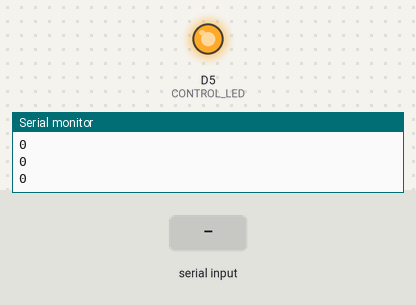
Recording of a sketch running on a simulated ESP8266 (NodeMCU). Parts: output pins drawn as LEDs (lit = HIGH), the last lines printed to the serial monitor. The test bench sets the inputs (shaded band). WiFi joins after 1.5 s; servers stay silent unless stated.

Above: at 2.8 s.
2.9 s: "NITROGEN" received over the second serial link
At 5.2 s:
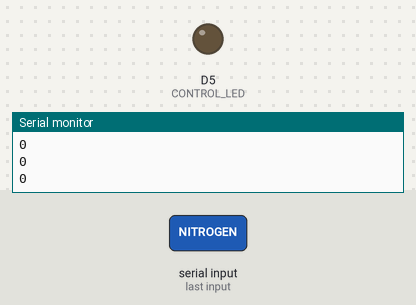
5.9 s: "PHOSPHORUS" received over the second serial link
8.5 s: "POTASSIUM" received over the second serial link
Timing chart, 0 to 17.2 s (numbered marks = the images above; inputs shaded):
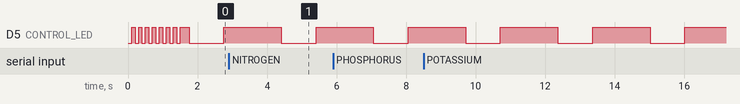

The sketch:

npkdata2.ino
```cpp
#include <Arduino.h>
#include <ESP8266WiFi.h>
#include <ESPAsyncTCP.h>
#include <ESPAsyncWebServer.h>
#include <SoftwareSerial.h>

const char* ssid = "ZTE_2.4G_LW9scU";
const char* password = "X3N4cZW7";

const byte N[] = {0x01, 0x03, 0x00, 0x1e, 0x00, 0x01, 0xE4, 0x0c};
const byte P[] = {0x01, 0x03, 0x00, 0x1f, 0x00, 0x01, 0xb5, 0xcc};
const byte K[] = {0x01, 0x03, 0x00, 0x20, 0x00, 0x01, 0x85, 0xc0};

byte values[11];

SoftwareSerial mod(D6,D7);

#define CONTROL_LED D5
#define LED_BLINK_INTERVAL 5000 // 5 seconds

AsyncWebServer server(80);

uint16_t nitrogenValue = 0;
uint16_t phosphorusValue = 0;
uint16_t potassiumValue = 0;

int calibration_value = 5.8;

unsigned long previousMillis = 0;
bool ledState = LOW;


// HTML content
const char index_html[] PROGMEM = R"rawliteral(
<!DOCTYPE HTML><html>
<head>
  <meta name="viewport" content="width=device-width, initial-scale=1">
  <style>
    html {
     font-family: Arial;
     display: inline-block;
     margin: 0px auto;
     text-align: center;
    }
    h2 { font-size: 3.0rem; }
    p { font-size: 3.0rem; }
    .units { font-size: 1.2rem; }
    .dht-labels{
      font-size: 1.5rem;
      vertical-align:middle;
      padding-bottom: 15px;
    }
  </style>
</head>
<body>
  <h2>Agriuno NPK Device 2</h2>
  <p>
    <span class="reading-labels">Nitrogen</span>
    <span id="nitrogen">%NITROGEN%</span>
    <sup class="units">ppm</sup>
  </p>
  <p>
    <span class="reading-labels">Phosphorus</span>
    <span id="phosphorus">%PHOSPHORUS%</span>
    <sup class="units">ppm</sup>
  </p>
  <p>
    <span class="reading-labels">Potassium</span>
    <span id="potassium">%POTASSIUM%</span>
    <sup class="units">ppm</sup>
  </p>
</body>
<script>

setInterval(function ( ) {
  var xhttp = new XMLHttpRequest();
  xhttp.onreadystatechange = function() {
    if (this.readyState == 4 && this.status == 200) {
      document.getElementById("nitrogen").innerHTML = this.responseText;
    }
  };
  xhttp.open("GET", "/nitrogen", true);
  xhttp.send();
}, 1000 ) ;

setInterval(function ( ) {
  var xhttp = new XMLHttpRequest();
  xhttp.onreadystatechange = function() {
    if (this.readyState == 4 && this.status == 200) {
      document.getElementById("phosphorus").innerHTML = this.responseText;
    }
  };
  xhttp.open("GET", "/phosphorus", true);
  xhttp.send();
}, 1000 ) ;

setInterval(function ( ) {
  var xhttp = new XMLHttpRequest();
  xhttp.onreadystatechange = function() {
    if (this.readyState == 4 && this.status == 200) {
      document.getElementById("potassium").innerHTML = this.responseText;
    }
  };
  xhttp.open("GET", "/potassium", true);
  xhttp.send();
}, 1000 ) ;
</script>
</html>)rawliteral";


String processor(const String& var){
  if(var == "NITROGEN"){
    return String(nitrogenValue);
  }
  else if(var == "PHOSPHORUS"){
    return String(phosphorusValue);
  }
  else if(var == "POTASSIUM"){
    return String(potassiumValue);
  }
  return String();
}

void setup(){
  Serial.begin(115200);
  mod.begin(9600);


  pinMode(CONTROL_LED, OUTPUT);

  digitalWrite(CONTROL_LED, HIGH);


  Serial.print("Connecting to WiFi…");

  WiFi.begin(ssid, password);

  while (WiFi.status() != WL_CONNECTED) {
    digitalWrite(CONTROL_LED, LOW);
    delay(100);
    digitalWrite(CONTROL_LED, HIGH);
    delay(100);

    Serial.print(".");
  }
  Serial.println("");
  Serial.println(WiFi.status());


  Serial.println("");
  Serial.print("Connected to WiFi. IP address: ");
  Serial.println(WiFi.localIP());
server.on("/deviceName", HTTP_GET, [](AsyncWebServerRequest *request){
    request->send_P(200, "text/plain", "Agriuno NPK Device 2");
});
server.on("/deviceIP", HTTP_GET, [](AsyncWebServerRequest *request){
    request->send_P(200, "text/plain", "192.168.1.251");
});
  server.on("/", HTTP_GET, [](AsyncWebServerRequest *request){
    request->send_P(200, "text/html", index_html, processor);
  });
  server.on("/nitrogen", HTTP_GET, [](AsyncWebServerRequest *request){
    request->send_P(200, "text/plain", String(nitrogenValue).c_str());
  });

  server.on("/phosphorus", HTTP_GET, [](AsyncWebServerRequest *request){
    request->send_P(200, "text/plain", String(phosphorusValue).c_str());
  });

  server.on("/potassium", HTTP_GET, [](AsyncWebServerRequest *request){
    request->send_P(200, "text/plain", String(potassiumValue).c_str());
  });

  server.on("/readNow", HTTP_GET, [](AsyncWebServerRequest *request){
    request->send(200, "text/plain", "N: " + String(nitrogenValue) + ", P: " + String(phosphorusValue) + ", K: " + String(potassiumValue));
  });

  server.begin();
  Serial.println("HTTP server started");
}

void loop(){
  nitrogenValue = getValue(N, sizeof(N));
  phosphorusValue = getValue(P, sizeof(P));
  potassiumValue = getValue(K, sizeof(K));

  Serial.println(nitrogenValue);
  Serial.println(phosphorusValue);
  Serial.println(potassiumValue);

  if (WiFi.status() == WL_CONNECTED) {
      digitalWrite(CONTROL_LED, LOW);
      delay(1000);
      digitalWrite(CONTROL_LED, HIGH);
      delay(1000);
  }

  delay(500);
}

uint16_t getValue(const byte* inArray, size_t size) {
  delay(50);

  if (mod.write(inArray, size) == 8) {
    for (byte i = 0; i < 7; i++) {
      values[i] = mod.read();
      Serial.print(values[i], HEX);
    }
    Serial.println();
  }
  uint16_t rValue = (values[3] << 8) | values[4];
  if (rValue == 65535) {
    return 0;
  }
  else if (rValue > 255) {
    return 0;
  }
  return rValue;
//  uint16_t rValue = (values[3] << 8) | values[4];
//  if (rValue == 65535) {
//    return (rValue  + calibration_value * random(1, 16)) * random(0, 3);
//  }
//  else if (rValue > 255) {
//    return (rValue  + calibration_value * random(1, 16)) * random(0, 3);
//  }
//  return rValue;
}
```

Measured:
- by itself, D5 (CONTROL_LED): alternates HIGH for 1.7 s and LOW for 1.0 s
